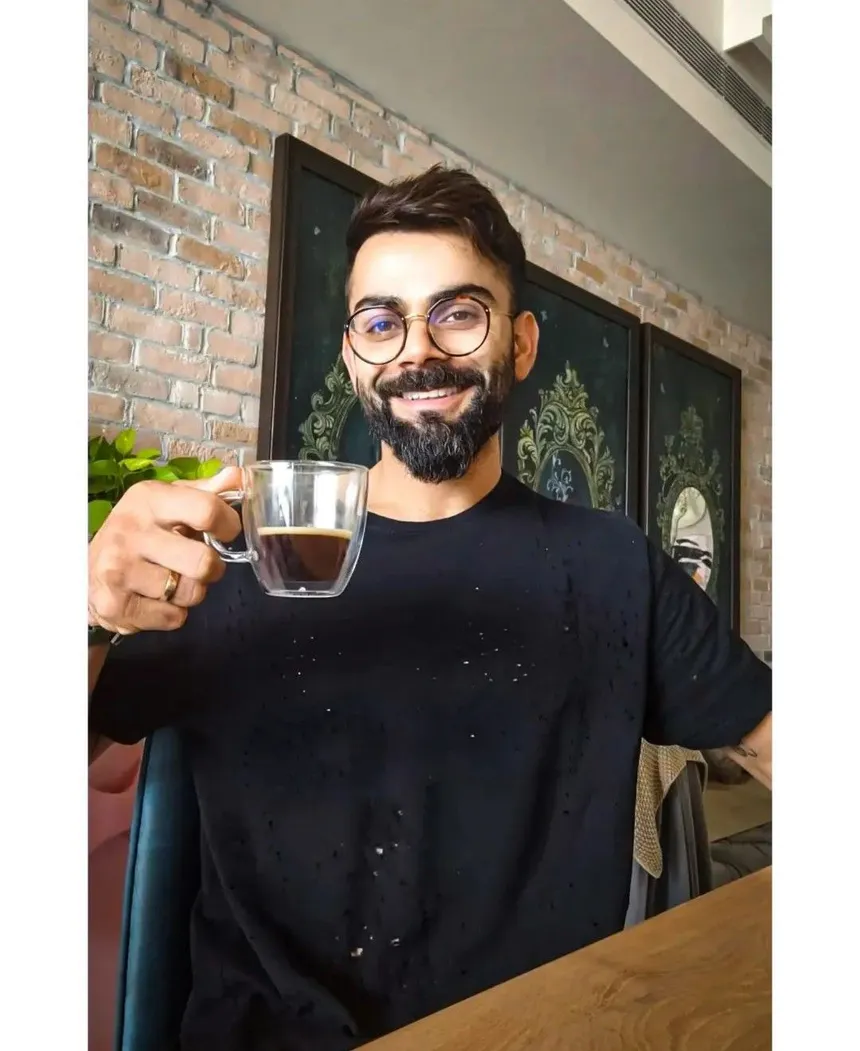
#> input picture vk2.webp, 860 x 1051 px
$ jupyter execute Cartoonify.ipynb
#> lines starting #> are read from the running program, lines starting #| are printed output that depends on the picture; after the words box and inside, x2 and y2 are one past the last pixel; in counts of white or black regions, pixels touching at a corner belong together
<a href="https://colab.research.google.com/github/Ritesh20patil/justfirst/blob/main/Cartoonify.ipynb" target="_parent"></a>

##Cartoonify

[cell 1]
import cv2
import numpy as np
import matplotlib.pyplot as plt

[cell 2]
def read_file(filename):
#> called with filename = 'vk2.webp'
  img = cv2.imread(filename)
#> img is the input picture: shape (1051, 860, 3); mean B, G, R 111.1, 119.5, 127.5
  img = cv2.cvtColor(img , cv2.COLOR_BGR2RGB)
  plt.imshow(img)
  plt.show()
  return img

##Load image

[cell 3]
filename = "vk2.webp"
img =read_file(filename)

org_img = np.copy(img)

##Create Edge Mask

[cell 4]
def edge_mask(img , line_size ,blur_value ):
#> called with line_size = 7, blur_value = 7
  gray =cv2.cvtColor(img, cv2.COLOR_RGB2GRAY)
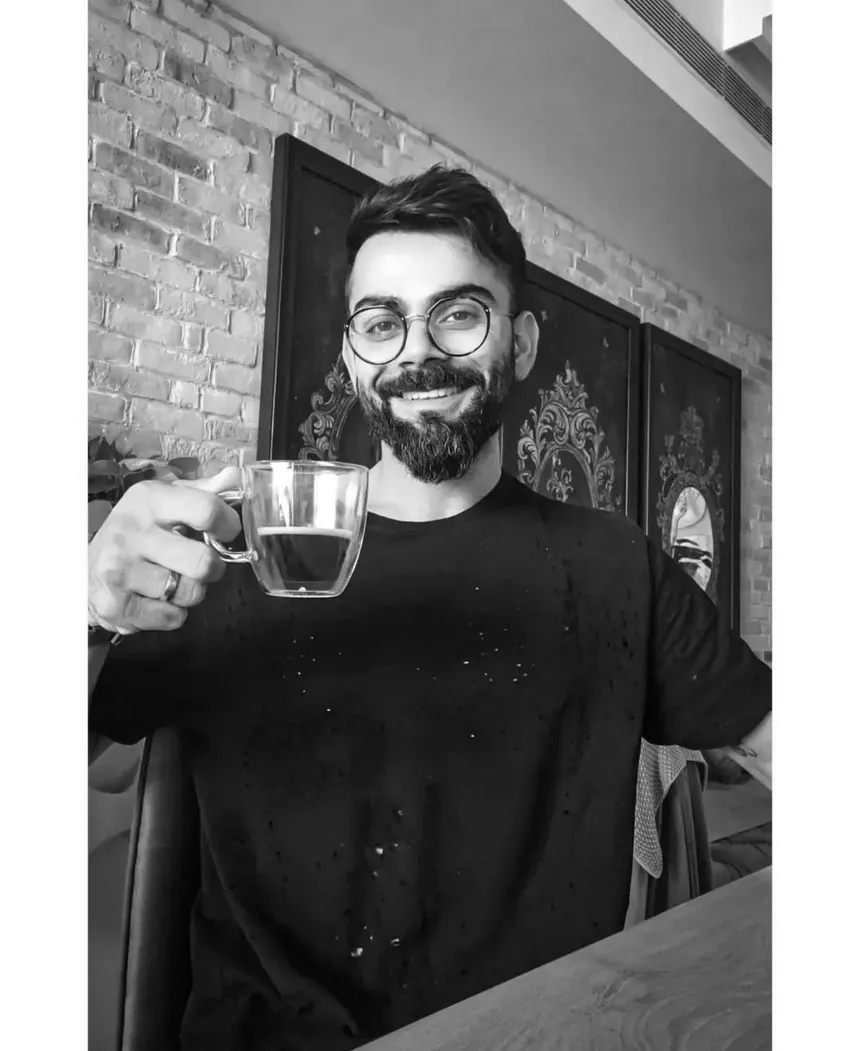
#> gray: shape (1051, 860); min 0, max 255, mean 120.9
  gray_blur = cv2.medianBlur(gray,blur_value)

  edges =cv2.adaptiveThreshold(gray_blur, 255 ,cv2.ADAPTIVE_THRESH_MEAN_C,
                               cv2.THRESH_BINARY ,line_size,blur_value)
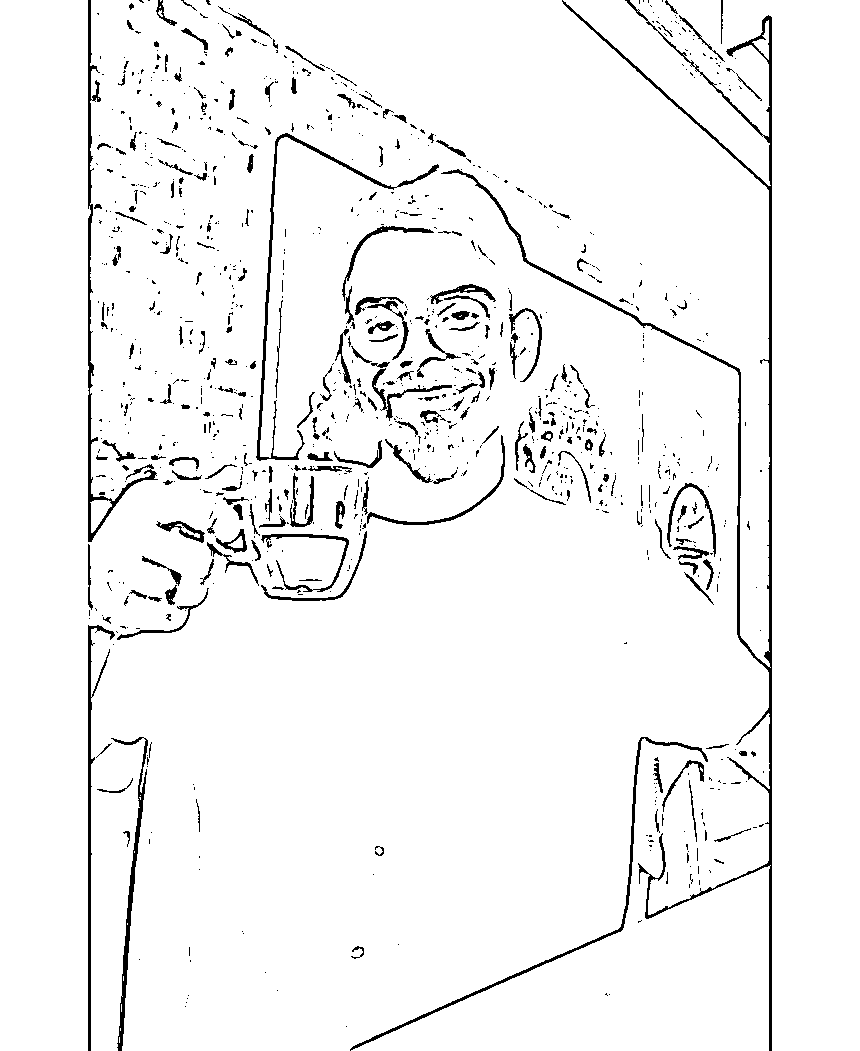
#> edges: shape (1051, 860); 95.7% white; 1049 black regions (808 under 20 px), largest, box (x1, y1, x2, y2) and area: (441, 0, 772, 1051) 7633, (88, 0, 158, 542) 2300, (256, 133, 439, 461) 1819

  return edges

[cell 5]
line_size ,blur_value =7,7
edges = edge_mask(img , line_size ,blur_value )

plt.imshow(edges, cmap= "gray")  #can use cmap = gray and binary for mostly black and white
plt.show

##Reduce color pallete

[cell 6]
def color_quantization(img, k):
  #transform the image
#> called with k = 9
  data = np.float32(img).reshape((-1,3))

  #Dtermine Criteria
  criteria = (cv2.TERM_CRITERIA_EPS+ cv2.TERM_CRITERIA_MAX_ITER, 20 , 0.001)

  #Implementing K-Means
  #k = number of centorids , labels are none ,
  ret , label , center = cv2.kmeans(data, k ,None ,criteria ,10 ,cv2.KMEANS_RANDOM_CENTERS)
#> ret = 295651647.7; center = [[255.2, 255, 254.4], [230.7, 204.1, 182.3], [190, 170.3, 149.7], [118, 111.5, 96.89], [94.67, 73.27, 53.45], [153.7, 140.6, 121.2], [23.45, 22.61, 25.69], [41.66, 41.83, 41.73], [143.6, 103.1, 55.43]]

  center =np.uint8(center)
#> center = [[255, 255, 254], [230, 204, 182], [189, 170, 149], [118, 111, 96], [94, 73, 53], [153, 140, 121], [23, 22, 25], [41, 41, 41], [143, 103, 55]]

  result= center[label.flatten()]
  result = result.reshape(img.shape)
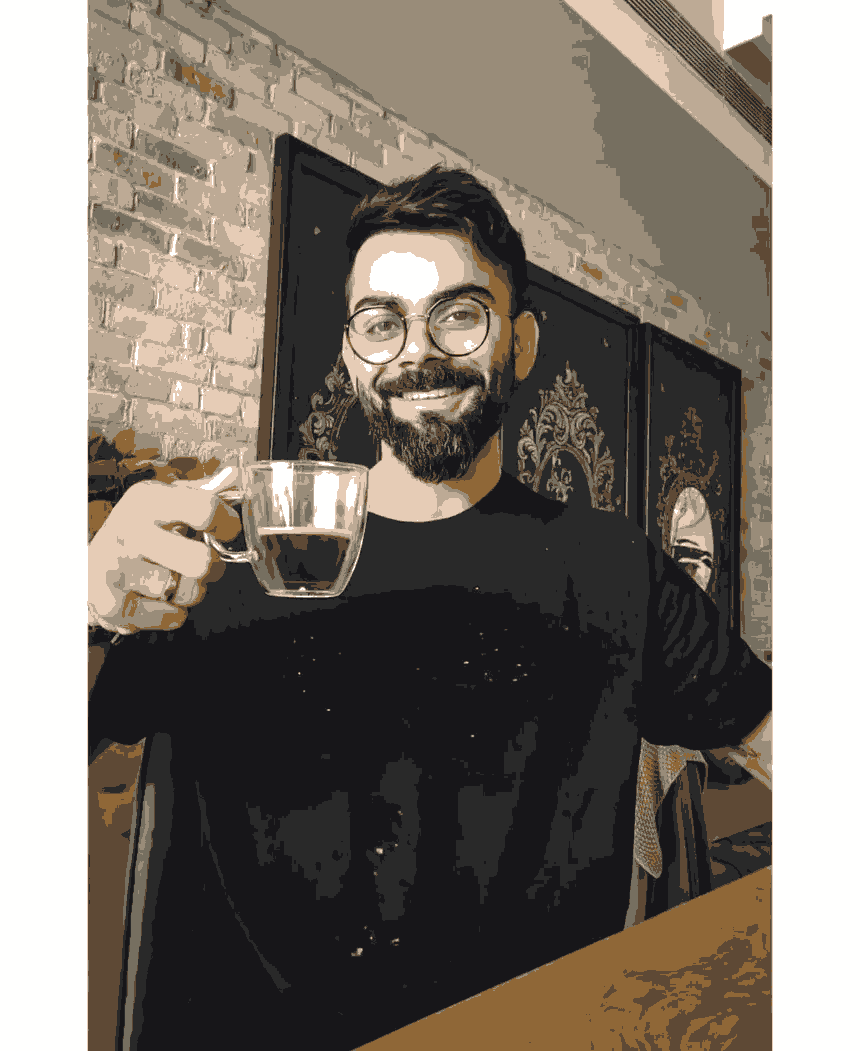
#> result: shape (1051, 860, 3); mean R, G, B 127.1, 119.2, 110.6

  return result

[cell 7]
img = color_quantization(img, k=9)
plt.imshow(img)
plt.show

[cell 8]
#Reduce noise

blurred= cv2.bilateralFilter(img , d=3 ,sigmaColor =200 ,sigmaSpace = 200)
plt.imshow(blurred)
plt.show

## combine Edge Mask with Quantize img

[cell 9]
def cartoon():
  c =cv2.bitwise_and(blurred, blurred ,mask= edges)
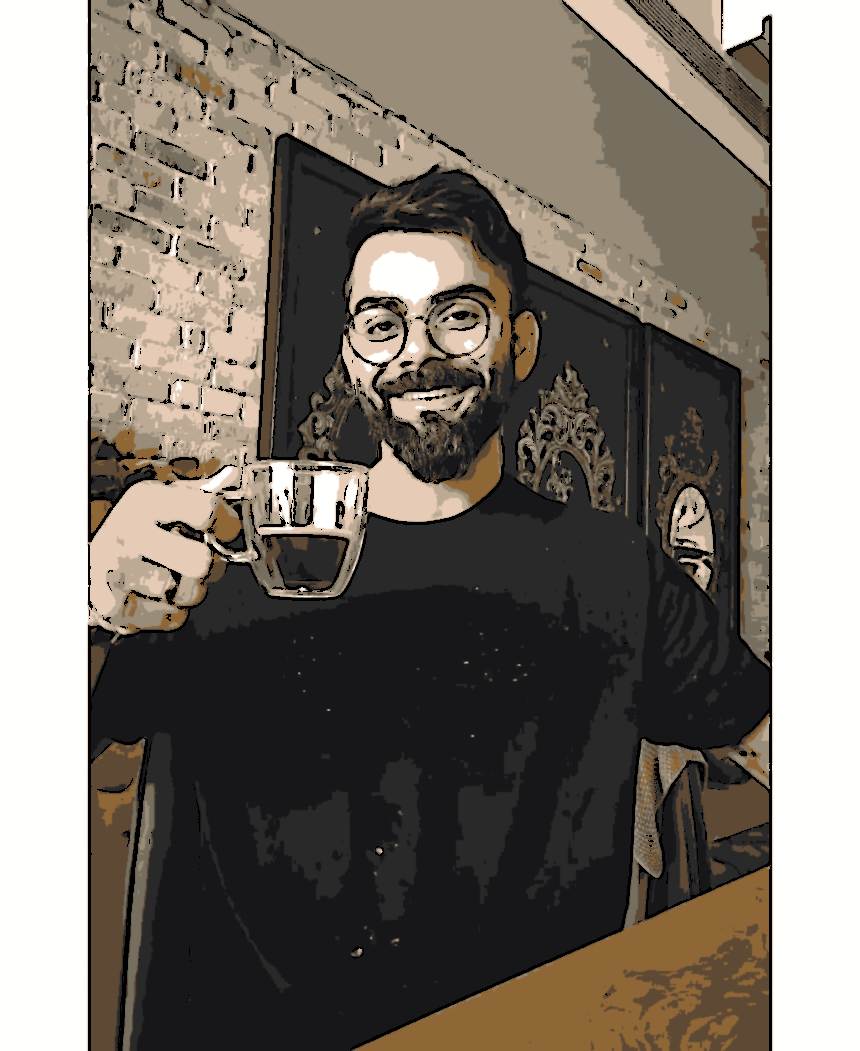
#> c: shape (1051, 860, 3); mean R, G, B 123.2, 115.8, 107.7


  plt.imshow(c)
  plt.title("cartoonified img")
  plt.show()

  plt.imshow(org_img)
  plt.title("org_img")
  plt.show()
